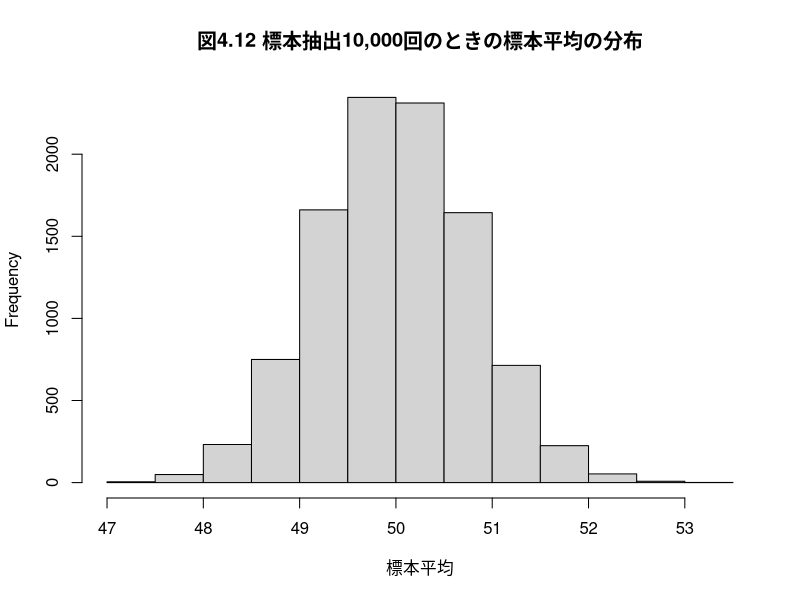
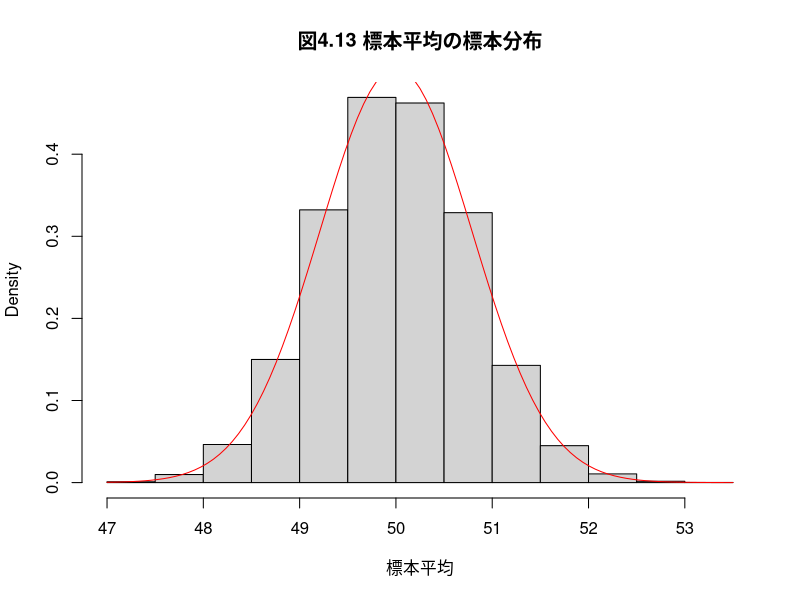
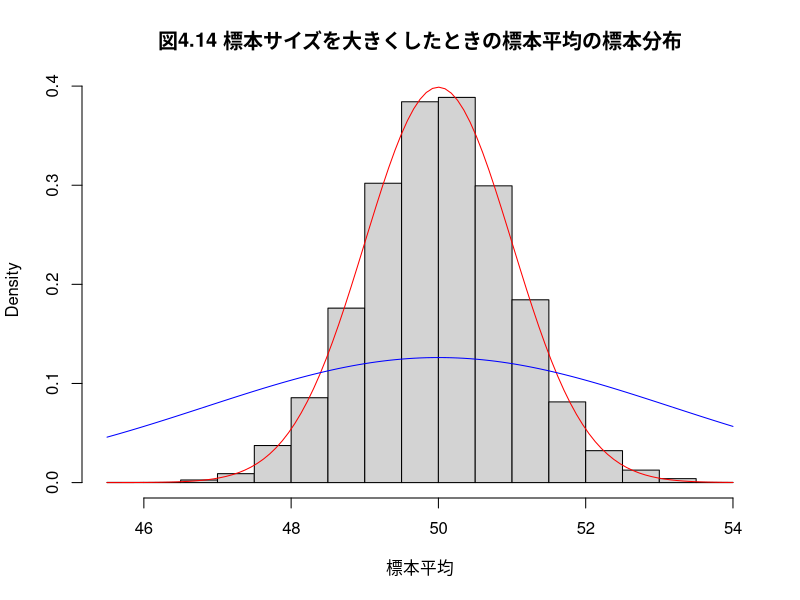

The R source for these figures, in order:
##
## 標本サイズ10の標本による，母平均の推定

標本 <- rnorm(n=10, mean=50, sd=10)
mean(標本)
##
## 母平均の推定
### 母集団 N(50, 10^2) から
### 標本サイズ 10の標本の標本平均
### 10000個の標本平均の頻度表を描く
this.mean <- 50
this.sd <- 10
this.counts <- 10000

for (this.sample_size in c(10,20,40,80,160)) {
  標本平均 <- numeric(length=this.counts) 
      
  for(i in 1:this.counts) {
1
    標本 <- rnorm(n=this.sample_size, mean=this.mean, sd=this.sd)
    標本平均[i] <- mean(標本)
  }
  cat("sample_size=", this.sample_size,
      "mean=", mean(標本平均),
      "var=", var(標本平均),
      "\n")
}
hist(標本平均,main="図4.12 標本抽出10,000回のときの標本平均の分布")
## 母平均 (50)からのズレが5以内か否かで振り分ける

誤差絶対値5以下 <- ifelse( abs(標本平均-50) <= 5, 1, 0)
table(誤差絶対値5以下)
##
## 10000個の標本平均の平均値

mean(標本平均)

## 10000個の標本平均の分散値

var(標本平均)
##
# png("graphs/fig-04-13.png", width=400, height=300)
##
hist(標本平均,freq=FALSE, main="図4.13 標本平均の標本分布")
curve(dnorm(x, mean=this.mean, sd=this.sd/sqrt(this.sample_size)), add=TRUE, col="red")
this.sample_size <- 100
標本平均 <- numeric(length=this.counts)
      
for(i in 1:this.counts) {
  標本 <- rnorm(n=this.sample_size, mean=this.mean, sd=this.sd)
  標本平均[i] <- mean(標本)
}

mean(標本平均) ## 付加
var(標本平均)

誤差絶対値5以下 <- ifelse( abs(標本平均-50) <= 5, 1, 0) ## 付加
table(誤差絶対値5以下) ## 付加
##
## png(RforS-graphs/04-14.png)

hist(標本平均,freq=FALSE, main="図4.14 標本サイズを大きくしたときの標本平均の標本分布")
curve(dnorm(x,mean=50,sd=this.sd/sqrt(this.sample_size)),col="red",add=TRUE)
curve(dnorm(x,mean=50,sd=this.sd/sqrt(10)),col="blue",add=TRUE)
